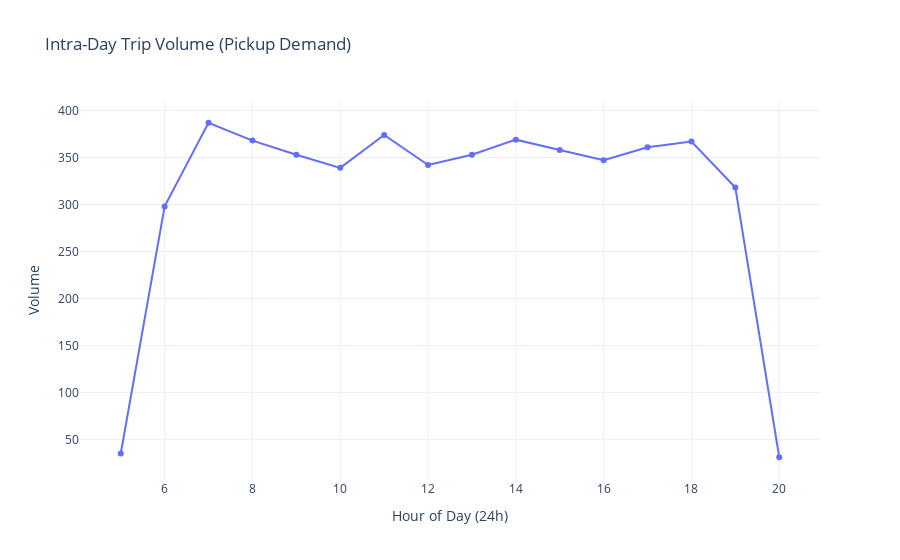

Here is the notebook cell this chart was saved with:
### Markdown cell above
<a id="temporal"></a>
## 2. Temporal Load Analysis
*Identifying 'Rush Hour' for NEMT dispatching.*

### Code cell
trips_df['hour'] = trips_df['scheduled_pickup_time'].dt.hour
hourly_vol = trips_df.groupby('hour').size().reset_index(name='trips')

fig = px.line(
    hourly_vol, x='hour', y='trips', 
    title='Intra-Day Trip Volume (Pickup Demand)',
    labels={'hour': 'Hour of Day (24h)', 'trips': 'Volume'},
    markers=True
)
fig.show()

### Figure 1 — Plotly figure (JSON) as saved in the notebook; plotly's stock layout.template omitted (floating-point values rounded to 4 significant figures)
{"data": [{"hovertemplate": "Hour of Day (24h)=%{x}<br>Volume=%{y}<extra></extra>", "legendgroup": "", "line": {"color": "#636efa", "dash": "solid"}, "marker": {"symbol": "circle"}, "mode": "lines+markers", "name": "", "orientation": "v", "showlegend": false, "type": "scatter", "x": [5, 6, 7, 8, 9, 10, 11, 12, 13, 14, 15, 16, 17, 18, 19, 20], "xaxis": "x", "y": [35, 298, 387, 368, 353, 339, 374, 342, 353, 369, 358, 347, 361, 367, 318, 31], "yaxis": "y"}], "layout": {"legend": {"tracegroupgap": 0}, "title": {"text": "Intra-Day Trip Volume (Pickup Demand)"}, "xaxis": {"anchor": "y", "domain": [0.0, 1.0], "title": {"text": "Hour of Day (24h)"}}, "yaxis": {"anchor": "x", "domain": [0.0, 1.0], "title": {"text": "Volume"}}}}
